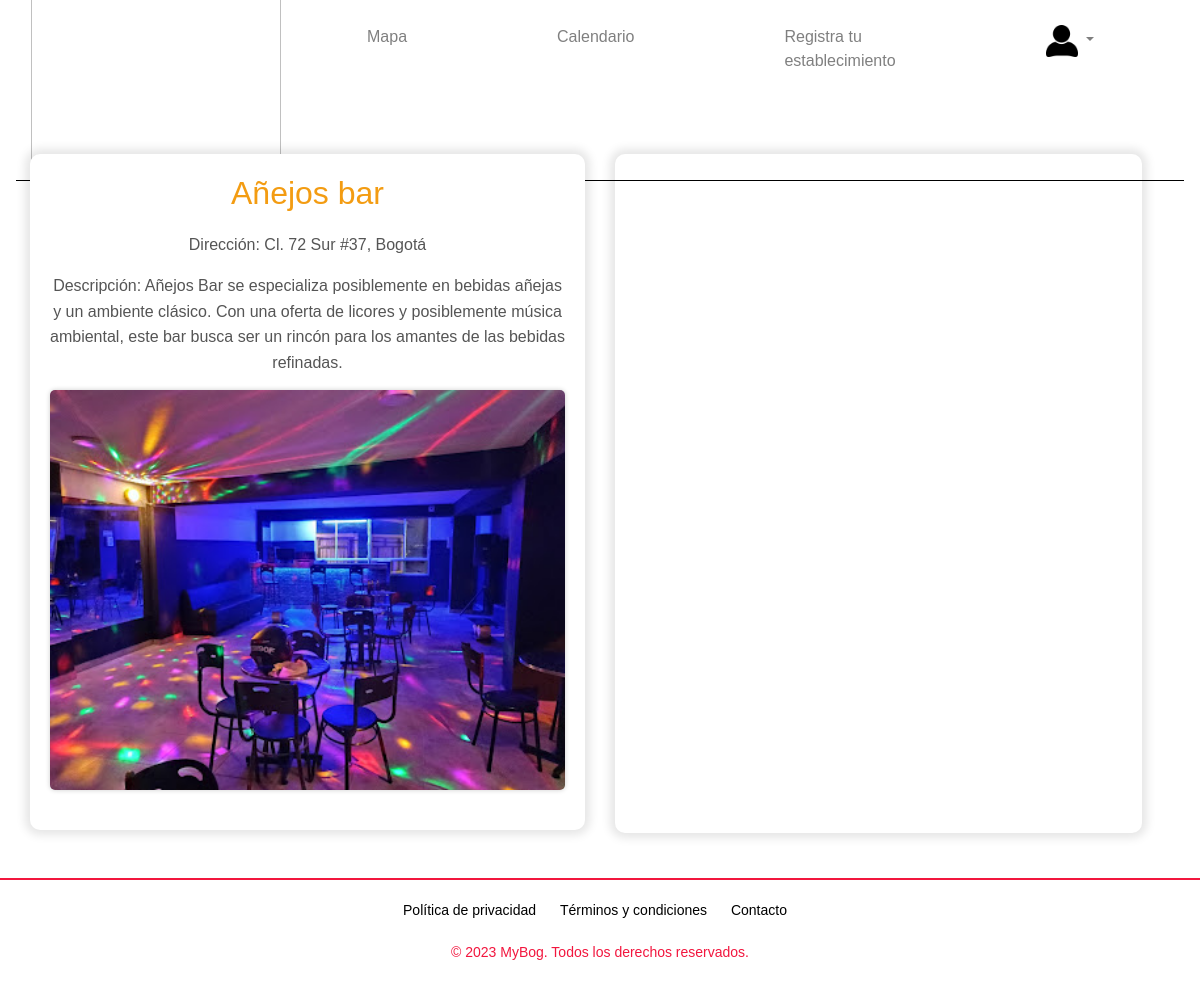
The page /resultado.php?tabla=discotecas&nombre=Añejos+bar (signed in) on the database its author committed.
### tables this page shows
CREATE TABLE IF NOT EXISTS `discotecas` (
  `Id_de_discotecas` int NOT NULL AUTO_INCREMENT,
  `Nombres_de_discotecas` varchar(50) NOT NULL,
  `Ubicacion_de_discotecas` varchar(250) NOT NULL,
  `Informacion_de_discotecas` text NOT NULL,
  `Id_entretenimiento` int NOT NULL,
  `localidad` varchar(45) DEFAULT NULL,
  `nombre_imagen` varchar(255) DEFAULT NULL,
  PRIMARY KEY (`Id_de_discotecas`),
  KEY `Id_de_entretenimiento` (`Id_entretenimiento`),
  KEY `Id_entretenimiento` (`Id_entretenimiento`),
  CONSTRAINT `discotecas_ibfk_1` FOREIGN KEY (`Id_entretenimiento`) REFERENCES `entretenimiento` (`Id_entretenimiento`)
);

### resultado.php (the view, shortened to what this page needs)
<?php
require_once('./config/conexion.php');
?>
<!DOCTYPE html>
<html lang="en">
<head>
    <link rel="stylesheet" href="https://stackpath.bootstrapcdn.com/bootstrap/4.5.2/css/bootstrap.min.css">
    <link rel="stylesheet" type="text/css" href="style/registro.css">
    <link rel="stylesheet" type="text/css" href="style/HeaderFooter.css">
    <link href="https://api.mapbox.com/mapbox-gl-js/v2.6.1/mapbox-gl.css" rel="stylesheet" />
</head>
<body>
    <div class="wrapper">
        <div class="content">
            <nav id="custom-navbar" class="navbar navbar-expand-lg navbar-light navbar-dark-bg">
                <div class="container-fluid" id="header">
                    <a class="navbar-brand Logo" href="./index.php"><img src="./Imagenes/Logo.png" alt="Logo"></a>
                    <div class="collapse navbar-collapse" id="navbarNav">
                        <ul class="navbar-nav justify-content-end">
                            <li class="nav-item">
                                <a class="nav-link rojo" id="mapa" href="./mapa.php">Mapa</a>
                            </li>
                            <li class="nav-item">
                                <a class="nav-link amarillo" id="calendario" href="./calendario.php">Calendario</a>
                            </li>
                            <?php
                            if (isset($_SESSION['user_id'])) {
                                echo '<li class="nav-item">
                            <a class="nav-link amarillo" id="calendario" href="./reg_establecimiento.php">Registra tu establecimiento</a>
                            </li>';
                            } else {
                                echo '';
                            }
                            include('modales_usuario.php');
                            ?>
                        </ul>
                    </div>
                </div>
            </nav>
            <br>
            <div class="row">
                <div class="col-md-6">
                    <div class="detalle-establecimiento">
                        <?php
                        if (isset($_GET['tabla']) && isset($_GET['nombre'])) {
                            $tabla = $_GET['tabla'];
                            $nombre = $_GET['nombre'];
                            $tablasPermitidas = array('parques', 'discotecas', 'centros_comerciales', 'estadios', 'hospedaje', 'registro_de_establecimiento');
                            if (in_array($tabla, $tablasPermitidas)) {
                                switch ($tabla) {
                                    case 'discotecas':
                                        $columnaNombre = 'Nombres_de_discotecas';
                                        $columnaUbicacion = 'Ubicacion_de_discotecas';
                                        $columnaInformacion = 'Informacion_de_discotecas';
                                        break;
                                }
                                $consulta = "SELECT * FROM $tabla WHERE $columnaNombre = '$nombre'";
                                $resultado = $conexion->query($consulta);
                                if ($resultado->num_rows > 0) {
                                    $informacion = $resultado->fetch_assoc();
                                    echo ('<center>');
                                    echo '<h2>' . $informacion[$columnaNombre] . '</h2>';
                                    echo isset($informacion[$columnaUbicacion]) ? '<p>Dirección: ' . $informacion[$columnaUbicacion] . '</p>' : '';
                                    echo isset($informacion[$columnaInformacion]) ? '<p>Descripción: ' . $informacion[$columnaInformacion] . '</p>' : '';
                                    $imagenNombre = rawurlencode($informacion['nombre_imagen']);
                                    $imagenUrl = "Imagenes/$tabla/{$imagenNombre}";
                                    echo '<img src="' . $imagenUrl . '" alt="' . $informacion[$columnaNombre] . '">';
                                    echo ('</center>');
                                } else {
                                    echo '<p>No se encontró información para el elemento seleccionado.</p>';
                                }
                            } else {
                                echo '<p>Tabla no permitida.</p>';
                            }
                        } else {
                            echo '<p>No se proporcionaron parámetros válidos.</p>';
                        }
                        ?>
                    </div>
                </div>
                <div class="col-md-6">
                    <div class="mapa" id="mapbox-map"></div>
                </div>
            </div>
        </div>
    </div>
    <br><br>
    <footer class="footer">
        <nav>
            <ul>
                <li><a href="#" data-toggle="modal" data-target="#modalPoliticaPrivacidad">Política de
                        privacidad</a></li>
                <li><a href="#" data-toggle="modal" data-target="#modalTerminosCondiciones">Términos y
                        condiciones</a></li>
                <li><a href="#" data-toggle="modal" data-target="#modalContacto">Contacto</a></li>
            </ul>
            <br>
            <p>©
                <?php echo date("Y"); ?> MyBog. Todos los derechos reservados.
            </p>
        </nav>
    </footer>
</body>
</html>

### style/registro.css (style rules this page uses)
body { margin: 0; padding: 0; font-family: sans-serif; background-color: #ffffff; }

### style/HeaderFooter.css (style rules this page uses)
html, body { height: 100%; margin: 0; padding: 0; font-family: sans-serif; background-color: #ffffff; margin-bottom: 70px; }
#header { margin: 0 auto; padding: auto; border-bottom: solid 1px#000000; }
.wrapper { position: relative; }
.navbar { height: 100px; }
.navbar-brand img { width: 250px; margin-right: 0px; }
.navbar-nav { margin-left: auto; }
#navbarNav { background-color: rgb(255, 255, 255); }
#custom-navbar .navbar-nav .nav-link { font-size: 16px; border-bottom: solid 2px#00000000; transition: 0.3s; position: relative; margin-right: 10px; padding: 37px 70px; }
.footer { width: 100%; color: #f2163e; font-size: 14px; text-align: center; padding: 20px; border-top: 2px solid #f2163e; }
.footer ul { margin: 0; padding: 0; list-style: none; }
.footer ul li { display: inline-block; margin-right: 10px; }
.footer ul li a { color: #000000; text-decoration: none; padding: 5px; }

### resultado.php (style rules this page uses)
.detalle-establecimiento { max-width: 1000px; margin: 0 auto; padding: 20px; background-color: #fff; border-radius: 10px; box-shadow: 0px 0px 10px 5px rgba(0, 0, 0, 0.1); margin-top: 30px; overflow: hidden; margin-left: 30px; }
.detalle-establecimiento h2 { color: #f39c12; margin-bottom: 20px; }
.detalle-establecimiento p { color: #555; line-height: 1.6; margin-bottom: 15px; }
.detalle-establecimiento img { max-width: 100%; height: 400px; object-fit: cover; object-position: center; margin-bottom: 20px; border-radius: 5px; box-shadow: 0 0 5px rgba(0, 0, 0, 0.2); }
.mapa { height: 96.1%; width: 90%; margin-top: 30px; border-radius: 10px; box-shadow: 0px 0px 10px 5px rgba(0, 0, 0, 0.1); }

### rows shown on the page
discotecas: Nombres_de_discotecas "Añejos bar", Ubicacion_de_discotecas "Cl. 72 Sur #37, Bogotá", Informacion_de_discotecas "Añejos Bar se especializa posiblemente en bebidas añejas y un ambiente clásico. Con una oferta de licores y posiblemente música ambiental, este bar busca ser un rincón para los amantes de las bebidas refinadas.", nombre_imagen+Nombres_de_discotecas (picture)
